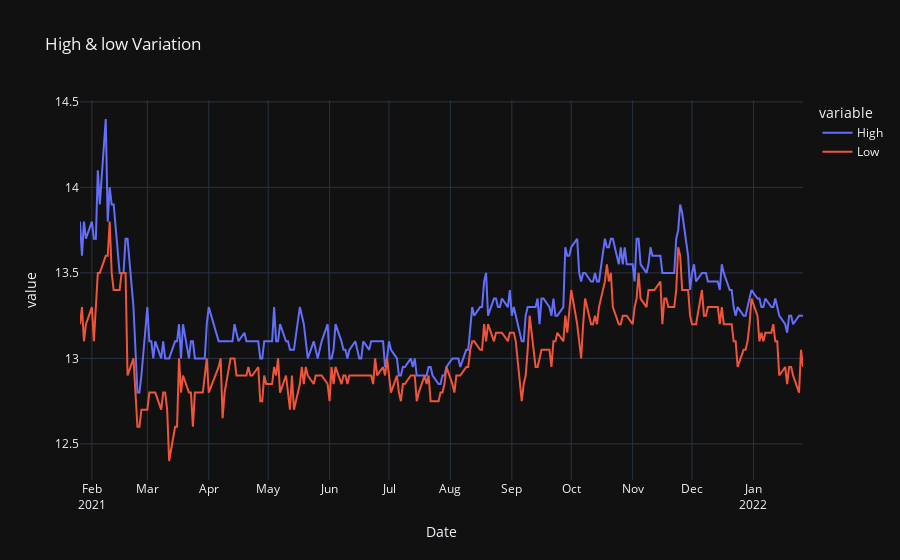

Notebook code for this chart:
### Code cell
fig = px.line(df, x="Date", y=df.drop(['Volume','Adj Close','Open','Close'], axis=1).columns,
              title='High & low Variation')
fig.update_xaxes(
    dtick="M1",
    tickformat="%b\n%Y")
fig.update_layout(template="plotly_dark")
fig.show()

### Figure 1 — Plotly figure (JSON) as saved in the notebook; plotly's stock layout.template omitted (floating-point values rounded to 4 significant figures; data arrays with more than 128 entries replaced by an {"elided": "..."} marker saying what was removed)
{"data": [{"hovertemplate": "variable=High<br>Date=%{x}<br>value=%{y}<extra></extra>", "legendgroup": "High", "line": {"color": "#636efa", "dash": "solid"}, "marker": {"symbol": "circle"}, "mode": "lines", "name": "High", "orientation": "v", "showlegend": true, "type": "scatter", "x": {"elided": "260 str values"}, "xaxis": "x", "y": {"elided": "260 float values"}, "yaxis": "y"}, {"hovertemplate": "variable=Low<br>Date=%{x}<br>value=%{y}<extra></extra>", "legendgroup": "Low", "line": {"color": "#EF553B", "dash": "solid"}, "marker": {"symbol": "circle"}, "mode": "lines", "name": "Low", "orientation": "v", "showlegend": true, "type": "scatter", "x": {"elided": "260 str values"}, "xaxis": "x", "y": {"elided": "260 float values"}, "yaxis": "y"}], "layout": {"legend": {"title": {"text": "variable"}, "tracegroupgap": 0}, "title": {"text": "High & low Variation"}, "xaxis": {"anchor": "y", "domain": [0, 1], "dtick": "M1", "tickformat": "%b\n%Y", "title": {"text": "Date"}}, "yaxis": {"anchor": "x", "domain": [0, 1], "title": {"text": "value"}}}}
